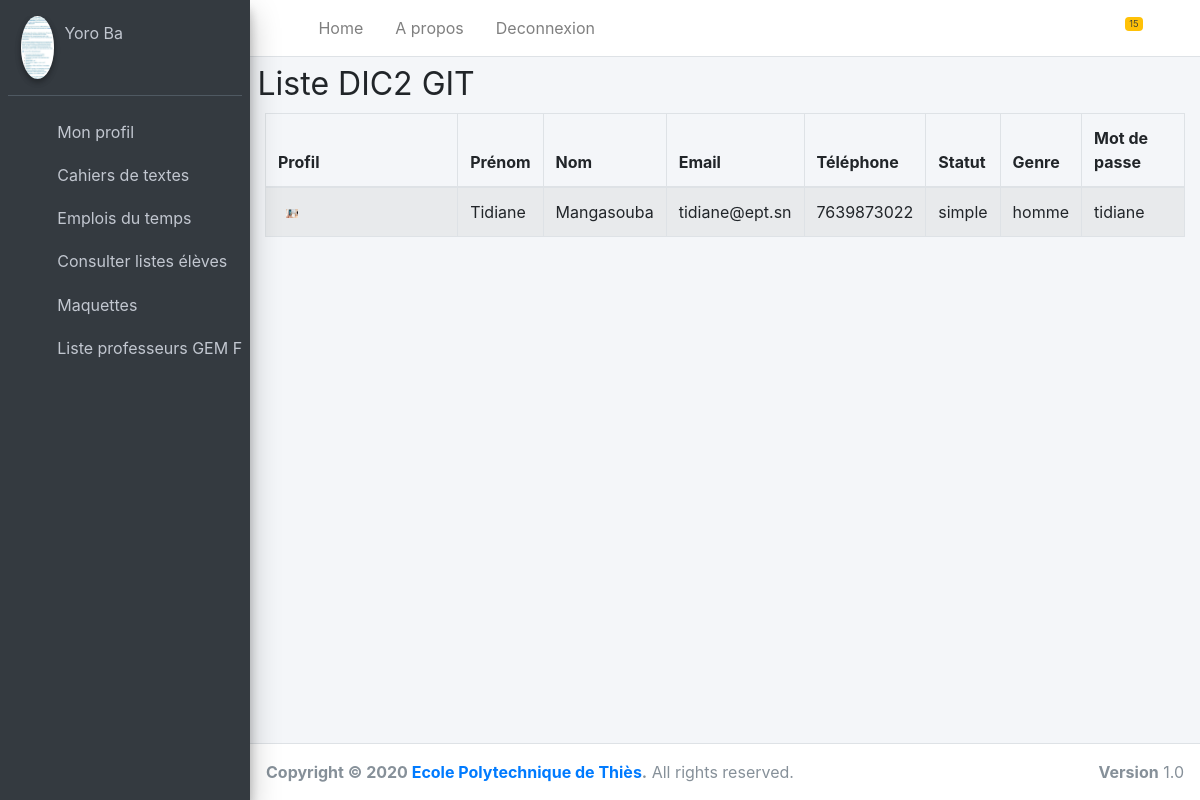
/authentification/listeEleve/DIC2 GIT/2/2/, run on the app's committed database.
### authentification/models.py (models this page shows)
class Professeur(models.Model):
    prenom = models.CharField(max_length=40)
    nom = models.CharField(max_length=20)
    email = models.EmailField(unique=True, null=False)
    telephone = models.IntegerField()
    respClasse = models.CharField(default='Non', max_length=40)
    respDept = models.CharField(default='Non', max_length=40)
    genre = models.CharField(max_length=20, default='genre',null=True)
    profil = models.ImageField(upload_to="photos/",default='/media/photos/avatar1.png/')
    mot_de_passe = models.CharField(null=False, max_length=40)

class Departement(models.Model):
    nom_dept = models.CharField('nom_dept', max_length=30)
    systeme = models.CharField('nom_dept', max_length=30, default='semestriel')
    chef_dept = models.ForeignKey('Professeur',on_delete=models.CASCADE, default="1")

class Classe(models.Model):
    nom_classe = models.CharField('nom_classe', max_length=10)
    departement = models.ForeignKey('Departement', on_delete=models.CASCADE)

class Eleve(models.Model):
    prenom = models.CharField(max_length=40)
    nom = models.CharField(max_length=20)
    email = models.EmailField(unique=True, null=False)
    telephone = models.IntegerField()
    statut = models.CharField(default='simple', max_length=40)
    genre = models.CharField(max_length=20, default='genre')
    profil = models.ImageField(upload_to="photos/",default='/media/photos/avatar1.png/')
    mot_de_passe = models.CharField(null=False, max_length=40)
    classe = models.ForeignKey('Classe',on_delete=models.CASCADE)

### authentification/views.py (the view)
# urls.py: path('listeEleve/<str:classe>/<int:user>/<int:cle>/', views.ListeEleve, name='listeEleve'),
def ListeEleve(request,classe,user,cle):
	c = classe
	dept = Departement.objects.all()
	prof = Professeur.objects.all()
	classe = Classe.objects.all()
	eleve = Eleve.objects.all()
	if user == 0:
		admin = Administrateur.objects.get(pk=cle)
		return render(request, 'registration/listeEleve.Admin.html', {'c':c,'admin':admin,'eleve':eleve,'classe':classe,'prof':prof,'dept':dept})
	if user == 1:
		el = Eleve.objects.get(pk=cle)
		return render(request, 'registration/listeEleve.Eleve.html', {'c':c,'eleve':el,'el':eleve,'classe':classe,'prof':prof,'dept':dept})
	if user == 2:
		pr = Professeur.objects.get(pk=cle)
		return render(request, 'registration/listeEleve.Prof.html', {'c':c,'prof':pr,'eleve':eleve,'classe':classe,'dept':dept})
	return LogoutView()

### authentification/Templates/registration/listeEleve.Prof.html (shortened to what this page needs)
{% extends "registration/baseProf.html" %}
{% block content %}
<div class="content-wrapper">
    <div class="container-fluid">
        <div class="row">
            <div class="col-lg-12">
                <h1 class="page-header">
                    <small>Liste {{c}}</small>
                </h1>
            </div>
        </div>
     <div class="col-lg-12">
                <div class="table-responsive">
                    <table class="table table-bordered table-hover table-striped">
                        <thead>
                            <tr>
                                <th>Profil</th>
                                <th>Prénom</th>
                                <th>Nom</th>
                                <th>Email</th>
                                <th>Téléphone</th>
                                <th>Statut</th>
                                <th>Genre</th>
                                <th>Mot de passe</th>
                            </tr>
                        </thead>
                        <tbody>
                            {% for e in eleve %}
                                {% if e.classe.nom_classe == c %}
                                    <tr>
                                    <td><img src="{{ e.profil.url }}" alt="Image Not Found" class="col-md-2"></td>
                                    <td>{{ e.prenom }}</td>
                                    <td>{{ e.nom }}</td>
                                    <td>{{ e.email }}</td>
                                    <td>{{ e.telephone }}</td>
                                    <td>{{ e.statut }}</td>
                                    <td>{{ e.genre }}</td>
                                    <td>{{ e.mot_de_passe }}</td>
                                {% endif %}
                            {% endfor %}
                        </tbody>
                    </table>
                </div>
            </div>
    </div>
</div>
{% endblock %}

### authentification/Templates/registration/baseProf.html (shortened to what this page needs)
{% load static %}
<!DOCTYPE html>
<html>
<head>
  <link rel="stylesheet" href="{% static "dashboard/plugins/fontawesome-free/css/all.min.css" %}">
  <link rel="stylesheet" href="{% static "dashboard/ionicons.min.css" %}">
  <link rel="stylesheet" href="{% static "dashboard/plugins/tempusdominus-bootstrap-4/css/tempusdominus-bootstrap-4.min.css" %}">
  <link rel="stylesheet" href="{% static "dashboard/plugins/icheck-bootstrap/icheck-bootstrap.min.css" %}">
  <link rel="stylesheet" href="{% static "dashboard/plugins/jqvmap/jqvmap.min.css" %}">
  <link rel="stylesheet" href="{% static "dashboard/dist/css/adminlte.min.css" %}">
  <link rel="stylesheet" href="{% static "dashboard/plugins/overlayScrollbars/css/OverlayScrollbars.min.css" %}">
  <link rel="stylesheet" href="{% static "dashboard/plugins/daterangepicker/daterangepicker.css" %}">
  <link rel="stylesheet" href="{% static "dashboard/plugins/summernote/summernote-bs4.css" %}">
  <link rel="stylesheet" href="{% static "dashboard/cameïrou.css" %}">
</head>
<body class="hold-transition sidebar-mini layout-fixed">
<div class="wrapper">
  {% block navbar %}
  <nav class="main-header navbar navbar-expand navbar-white navbar-light">
    <ul class="navbar-nav">
      <li class="nav-item">
        <a class="nav-link" data-widget="pushmenu" href="#"><i class="fas fa-bars"></i></a>
      </li>
      <li class="nav-item d-none d-sm-inline-block">
        <a href="registration/dashboardProfesseur.html" class="nav-link">Home</a>
      </li>
      <li class="nav-item d-none d-sm-inline-block">
        <a href="#" class="nav-link">A propos</a>
      </li>
      <li class="nav-item d-none d-sm-inline-block">
        <a href="{% url 'connexion' %}" class="nav-link">Deconnexion</a>
      </li>
    </ul>
    <ul class="navbar-nav ml-auto">
      <li class="nav-item dropdown">
        <a class="nav-link" data-toggle="dropdown" href="#">
          <span class="badge badge-warning navbar-badge">15</span>
        </a>
      </li>
      <li class="nav-item">
        <a class="nav-link" data-widget="control-sidebar" data-slide="true" href="#">
          <i class="fas fa-th-large"></i>
        </a>
      </li>
    </ul>
  </nav>
  {% endblock %}
  <aside class="main-sidebar sidebar-dark-primary elevation-4">
    <div class="sidebar">
      <div class="user-panel mt-3 pb-3 mb-3 d-flex">
        <div class="image">
          <img src="{{ prof.profil.url }}" class="img-circle elevation-2" alt="User Image">
        </div>
        <div class="info">
          <a href="{% url 'profilProf' prof.pk %}" class="d-block">{{prof.prenom}} {{prof.nom}}</a>
        </div>
      </div>
      <nav class="mt-2">
        <ul class="nav nav-pills nav-sidebar flex-column" data-widget="treeview" role="menu" data-accordion="false">
          <li class="nav-item has-treeview">
            <a href="{% url 'profilProf' prof.pk %}" class="nav-link">
              <i class="nav-icon far fa-image"></i>
              <p>
                Mon profil
              </p>
            </a>
          </li>
          <li class="nav-item">
            <a href="{% url 'CDT' 2 prof.pk %}" class="nav-link">
              <i class="nav-icon fas fa-book"></i>
              <p>
                Cahiers de textes
              </p>
            </a>
          </li>
          <li class="nav-item">
            <a href="{% url 'EDT' 2 prof.pk %}" class="nav-link">
              <i class="nav-icon fas fa-book"></i>
              <p>
                Emplois du temps
              </p>
            </a>
          </li>
          <li class="nav-item has-treeview">
            <a href="#" class="nav-link">
              <i class="nav-icon fas fa-book"></i>
              <p>
                Consulter listes élèves
              </p>
            </a>
          </li>
          <li class="nav-item has-treeview">
            <a href="{% url 'Maquette' 2 prof.pk %}" class="nav-link">
              <i class="nav-icon fas fa-book"></i>
              <p>
                Maquettes
              </p>
            </a>
          </li>
          {% for d in dept %}
            {% if prof.respDept == d.nom_dept %}
                <li class="nav-item has-treeview">
                  <a href="#" class="nav-link">
                    <i class="nav-icon fas fa-book"></i>
                    <p>
                      Liste professeurs {{d.nom_dept}}
                    </p>
                  </a>
                </li>
            {% endif %}
          {% endfor %}
        </ul>
      </nav>
    </div>
  </aside>
  {% block content %}{% endblock %}
  {% block footer %}
  <footer class="main-footer">
    <strong>Copyright &copy; 2020 <a href="http://ept.sn">Ecole Polytechnique de Thiès</a>.</strong>
    All rights reserved.
    <div class="float-right d-none d-sm-inline-block">
      <b>Version</b> 1.0
    </div>
  </footer>
  {% endblock %}
</div>
</body>
</html>

### data on the page
Professeur: profil (picture), prenom "Yoro", nom "Ba"
Departement: nom_dept "GEM…"
Classe: nom_classe "DIC2 GIT"
Eleve: profil (picture), prenom "Tidiane", nom "Mangasouba", email "tidiane@ept.sn", telephone "7639873022", statut "simple", genre "homme", mot_de_passe "tidiane"
